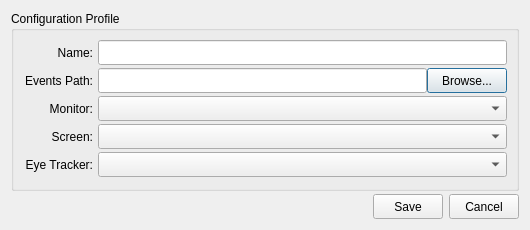
<?xml version="1.0" encoding="UTF-8"?>
<ui version="4.0">
 <class>dlg_configuration</class>
 <widget class="QDialog" name="dlg_configuration">
  <property name="geometry">
   <rect>
    <x>0</x>
    <y>0</y>
    <width>530</width>
    <height>230</height>
   </rect>
  </property>
  <property name="minimumSize">
   <size>
    <width>530</width>
    <height>230</height>
   </size>
  </property>
  <property name="maximumSize">
   <size>
    <width>530</width>
    <height>230</height>
   </size>
  </property>
  <property name="windowTitle">
   <string>Configuration Profile</string>
  </property>
  <layout class="QVBoxLayout" name="verticalLayout">
   <item>
    <widget class="QGroupBox" name="gbox_configuration">
     <property name="sizePolicy">
      <sizepolicy hsizetype="Expanding" vsizetype="Preferred">
       <horstretch>0</horstretch>
       <verstretch>0</verstretch>
      </sizepolicy>
     </property>
     <property name="minimumSize">
      <size>
       <width>0</width>
       <height>180</height>
      </size>
     </property>
     <property name="maximumSize">
      <size>
       <width>16777215</width>
       <height>180</height>
      </size>
     </property>
     <property name="title">
      <string>Configuration Profile</string>
     </property>
     <layout class="QFormLayout" name="formLayout_2">
      <property name="sizeConstraint">
       <enum>QLayout::SetDefaultConstraint</enum>
      </property>
      <property name="fieldGrowthPolicy">
       <enum>QFormLayout::AllNonFixedFieldsGrow</enum>
      </property>
      <property name="labelAlignment">
       <set>Qt::AlignRight|Qt::AlignTop|Qt::AlignTrailing</set>
      </property>
      <property name="horizontalSpacing">
       <number>5</number>
      </property>
      <property name="verticalSpacing">
       <number>3</number>
      </property>
      <item row="0" column="0">
       <widget class="QLabel" name="lbl_name">
        <property name="minimumSize">
         <size>
          <width>70</width>
          <height>25</height>
         </size>
        </property>
        <property name="maximumSize">
         <size>
          <width>70</width>
          <height>25</height>
         </size>
        </property>
        <property name="baseSize">
         <size>
          <width>0</width>
          <height>0</height>
         </size>
        </property>
        <property name="text">
         <string>Name:</string>
        </property>
        <property name="alignment">
         <set>Qt::AlignRight|Qt::AlignTrailing|Qt::AlignVCenter</set>
        </property>
       </widget>
      </item>
      <item row="3" column="0">
       <widget class="QLabel" name="lbl_screen">
        <property name="sizePolicy">
         <sizepolicy hsizetype="Preferred" vsizetype="Fixed">
          <horstretch>0</horstretch>
          <verstretch>0</verstretch>
         </sizepolicy>
        </property>
        <property name="minimumSize">
         <size>
          <width>70</width>
          <height>25</height>
         </size>
        </property>
        <property name="maximumSize">
         <size>
          <width>70</width>
          <height>25</height>
         </size>
        </property>
        <property name="baseSize">
         <size>
          <width>0</width>
          <height>0</height>
         </size>
        </property>
        <property name="text">
         <string>Screen:</string>
        </property>
        <property name="alignment">
         <set>Qt::AlignRight|Qt::AlignTrailing|Qt::AlignVCenter</set>
        </property>
       </widget>
      </item>
      <item row="2" column="0">
       <widget class="QLabel" name="lbl_monitor">
        <property name="sizePolicy">
         <sizepolicy hsizetype="Preferred" vsizetype="Fixed">
          <horstretch>0</horstretch>
          <verstretch>0</verstretch>
         </sizepolicy>
        </property>
        <property name="minimumSize">
         <size>
          <width>70</width>
          <height>25</height>
         </size>
        </property>
        <property name="maximumSize">
         <size>
          <width>70</width>
          <height>25</height>
         </size>
        </property>
        <property name="baseSize">
         <size>
          <width>0</width>
          <height>0</height>
         </size>
        </property>
        <property name="text">
         <string>Monitor:</string>
        </property>
        <property name="alignment">
         <set>Qt::AlignRight|Qt::AlignTrailing|Qt::AlignVCenter</set>
        </property>
       </widget>
      </item>
      <item row="4" column="0">
       <widget class="QLabel" name="lbl_tracker">
        <property name="minimumSize">
         <size>
          <width>70</width>
          <height>25</height>
         </size>
        </property>
        <property name="maximumSize">
         <size>
          <width>70</width>
          <height>25</height>
         </size>
        </property>
        <property name="text">
         <string>Eye Tracker:</string>
        </property>
        <property name="alignment">
         <set>Qt::AlignRight|Qt::AlignTrailing|Qt::AlignVCenter</set>
        </property>
       </widget>
      </item>
      <item row="0" column="1">
       <widget class="QLineEdit" name="led_name">
        <property name="minimumSize">
         <size>
          <width>0</width>
          <height>25</height>
         </size>
        </property>
        <property name="maximumSize">
         <size>
          <width>16777215</width>
          <height>25</height>
         </size>
        </property>
        <property name="inputMethodHints">
         <set>Qt::ImhNone</set>
        </property>
        <property name="maxLength">
         <number>50</number>
        </property>
       </widget>
      </item>
      <item row="1" column="0">
       <widget class="QLabel" name="lbl_path">
        <property name="minimumSize">
         <size>
          <width>70</width>
          <height>25</height>
         </size>
        </property>
        <property name="maximumSize">
         <size>
          <width>70</width>
          <height>25</height>
         </size>
        </property>
        <property name="text">
         <string>Events Path:</string>
        </property>
        <property name="alignment">
         <set>Qt::AlignRight|Qt::AlignTrailing|Qt::AlignVCenter</set>
        </property>
       </widget>
      </item>
      <item row="2" column="1">
       <widget class="QComboBox" name="cmb_monitor">
        <property name="minimumSize">
         <size>
          <width>0</width>
          <height>25</height>
         </size>
        </property>
        <property name="maximumSize">
         <size>
          <width>16777215</width>
          <height>25</height>
         </size>
        </property>
       </widget>
      </item>
      <item row="3" column="1">
       <widget class="QComboBox" name="cmb_screen">
        <property name="minimumSize">
         <size>
          <width>0</width>
          <height>25</height>
         </size>
        </property>
        <property name="maximumSize">
         <size>
          <width>16777215</width>
          <height>25</height>
         </size>
        </property>
       </widget>
      </item>
      <item row="4" column="1">
       <widget class="QComboBox" name="cmb_tracker">
        <property name="minimumSize">
         <size>
          <width>0</width>
          <height>25</height>
         </size>
        </property>
        <property name="maximumSize">
         <size>
          <width>16777215</width>
          <height>25</height>
         </size>
        </property>
       </widget>
      </item>
      <item row="1" column="1">
       <layout class="QHBoxLayout" name="hly_01">
        <item>
         <widget class="QLineEdit" name="led_path">
          <property name="minimumSize">
           <size>
            <width>0</width>
            <height>25</height>
           </size>
          </property>
          <property name="maximumSize">
           <size>
            <width>16777215</width>
            <height>25</height>
           </size>
          </property>
          <property name="readOnly">
           <bool>true</bool>
          </property>
         </widget>
        </item>
        <item>
         <widget class="QPushButton" name="pbt_path_browse">
          <property name="minimumSize">
           <size>
            <width>0</width>
            <height>25</height>
           </size>
          </property>
          <property name="maximumSize">
           <size>
            <width>16777215</width>
            <height>25</height>
           </size>
          </property>
          <property name="text">
           <string>Browse...</string>
          </property>
         </widget>
        </item>
       </layout>
      </item>
     </layout>
    </widget>
   </item>
   <item>
    <layout class="QHBoxLayout" name="hly_02">
     <item>
      <spacer name="hsp_01">
       <property name="orientation">
        <enum>Qt::Horizontal</enum>
       </property>
       <property name="sizeHint" stdset="0">
        <size>
         <width>40</width>
         <height>20</height>
        </size>
       </property>
      </spacer>
     </item>
     <item>
      <widget class="QPushButton" name="pbt_save">
       <property name="minimumSize">
        <size>
         <width>70</width>
         <height>25</height>
        </size>
       </property>
       <property name="maximumSize">
        <size>
         <width>70</width>
         <height>25</height>
        </size>
       </property>
       <property name="text">
        <string>Save</string>
       </property>
      </widget>
     </item>
     <item>
      <widget class="QPushButton" name="pbt_cancel">
       <property name="minimumSize">
        <size>
         <width>70</width>
         <height>25</height>
        </size>
       </property>
       <property name="maximumSize">
        <size>
         <width>70</width>
         <height>25</height>
        </size>
       </property>
       <property name="text">
        <string>Cancel</string>
       </property>
      </widget>
     </item>
    </layout>
   </item>
  </layout>
 </widget>
 <resources/>
 <connections/>
</ui>
